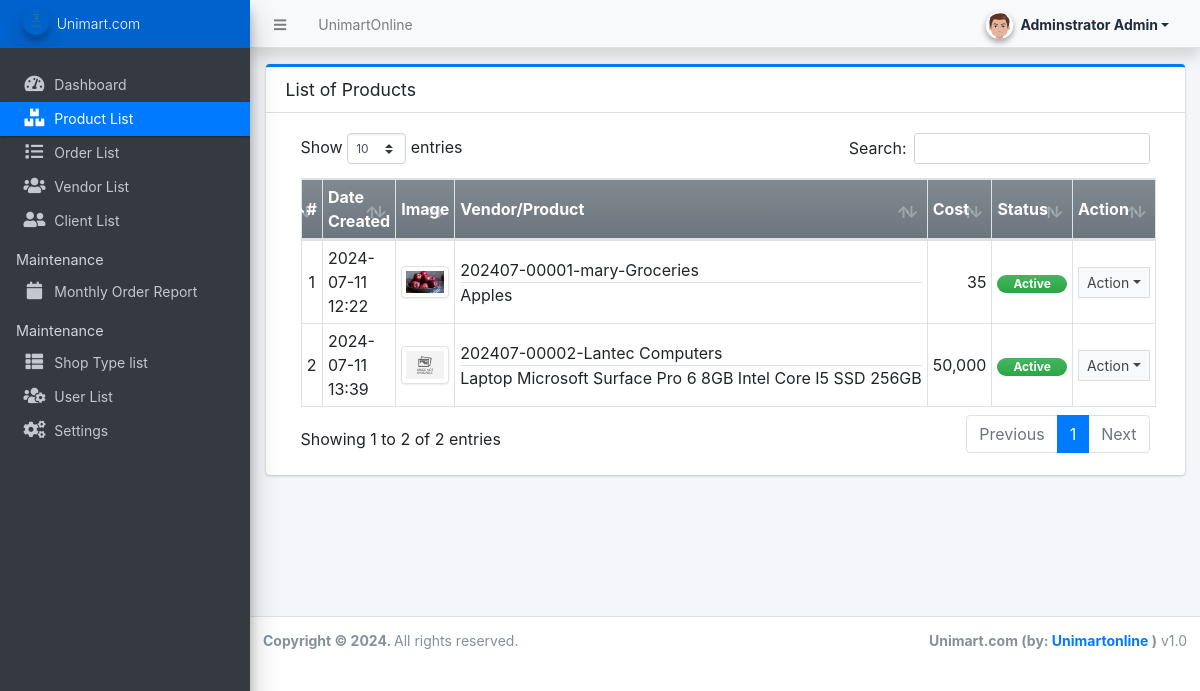
Page /admin/?page=products (signed in) on the committed database.
### tables this page shows
CREATE TABLE `product_list` (
  `id` int(30) NOT NULL,
  `vendor_id` int(30) DEFAULT NULL,
  `category_id` int(30) DEFAULT NULL,
  `name` text NOT NULL,
  `description` text NOT NULL,
  `price` double NOT NULL DEFAULT 0,
  `image_path` text DEFAULT NULL,
  `status` tinyint(1) NOT NULL DEFAULT 1,
  `delete_flag` tinyint(1) NOT NULL DEFAULT 0,
  `date_created` datetime NOT NULL DEFAULT current_timestamp(),
  `date_updated` datetime DEFAULT NULL ON UPDATE current_timestamp()
);

CREATE TABLE `vendor_list` (
  `id` int(30) NOT NULL,
  `code` varchar(100) NOT NULL,
  `shop_type_id` int(30) NOT NULL,
  `shop_name` text NOT NULL,
  `shop_owner` text NOT NULL,
  `contact` text NOT NULL,
  `username` text NOT NULL,
  `password` text NOT NULL,
  `avatar` text DEFAULT NULL,
  `status` tinyint(1) NOT NULL DEFAULT 1,
  `delete_flag` tinyint(1) NOT NULL DEFAULT 0,
  `date_created` datetime NOT NULL DEFAULT current_timestamp(),
  `date_updated` datetime DEFAULT NULL ON UPDATE current_timestamp()
);

### config.php (called while the page is built, shortened)
<?php
function validate_image($file){
    $file = explode("?",$file)[0];
	if(!empty($file)){
		if(is_file(base_app.$file)){
			return base_url.$file;
		}else{
			return base_url.'dist/img/no-image-available.png';
		}
	}else{
		return base_url.'dist/img/no-image-available.png';
	}
}
function format_num($number = 0, $max_decimal = ''){
    if(is_numeric($number)){
        $ex = explode('.',$number);
        $dec = isset($ex[1]) ? strlen($ex[1]) : 0;
        if(empty($max_decimal) || (is_numeric($max_decimal) && $max_decimal >= $dec)){
            return number_format($number,$dec);
        }else{
            if(is_numeric($max_decimal))
                return number_format($number,$max_decimal);
            else
                return "Invalid Maximum Decimal";
        }
    }else{
        return "Invalid Number";
    }
}
?>

### admin/products/index.php (the view, shortened to what this page needs)
<div class="card card-outline card-primary">
	<div class="card-header">
		<h3 class="card-title">List of Products</h3>
	</div>
	<div class="card-body">
		<div class="container-fluid">
        <div class="container-fluid">
			<table class="table table-bordered table-stripped">
				<colgroup>
					<col width="5%">
					<col width="15%">
					<col width="10%">
					<col width="25%">
					<col width="15%">
					<col width="15%">
					<col width="15%">
				</colgroup>
				<thead>
					<tr class="bg-gradient-secondary">
						<th>#</th>
						<th>Date Created</th>
						<th>Image</th>
						<th>Vendor/Product</th>
						<th>Cost</th>
						<th>Status</th>
						<th>Action</th>
					</tr>
				</thead>
				<tbody>
					<?php
					$i = 1;
						$qry = $conn->query("SELECT p.*,v.code, v.shop_name as `vendor` from `product_list` p inner join vendor_list v on p.vendor_id = v.id where p.delete_flag = 0 order by p.`name` asc ");
						while($row = $qry->fetch_assoc()):
					?>
						<tr>
							<td class="text-center"><?php echo $i++; ?></td>
							<td><?php echo date("Y-m-d H:i",strtotime($row['date_created'])) ?></td>
							<td class="text-center"><img src="<?= validate_image($row['image_path']) ?>" alt="Product Image" class="border border-gray img-thumbnail product-img"></td>
							<td>
								<div class="border-bottom text-truncate"><?= $row['code'].'-'.$row['vendor'] ?></div>
								<div class="text-truncate"><?= $row['name'] ?></div>
							</td>
							<td class="text-right"><?php echo format_num($row['price']) ?></td>
							<td class="text-center">
                                <?php if($row['status'] == 1): ?>
                                    <span class="badge badge-success bg-gradient-success px-3 rounded-pill">Active</span>
                                <?php else: ?>
                                    <span class="badge badge-danger bg-gradient-danger px-3 rounded-pill">Inactive</span>
                                <?php endif; ?>
                            </td>
							<td align="center">
								 <button type="button" class="btn btn-flat btn-default btn-sm dropdown-toggle dropdown-icon" data-toggle="dropdown">
				                  		Action
				                  </button>
							</td>
						</tr>
					<?php endwhile; ?>
				</tbody>
			</table>
		</div>
		</div>
	</div>
</div>

### admin/products/index.php (style rules this page uses)
.product-img { width: calc(100%); height: auto; max-width: 5em; object-fit:scale-down; object-position:center center; }

### rows in the picture
product_list: date_created "2024-07-11 12:22", shows a picture, vendor.code "202407-00001", vendor.shop_name "mary-Groceries", name "Apples", price "35", status "Active"
product_list: date_created "2024-07-11 13:39", shows a picture, vendor.code "202407-00002", vendor.shop_name "Lantec Computers", name "Laptop Microsoft Surface Pro 6 8GB Intel Core I5 SSD 256GB", price "50,000", status "Active"

### other values in the picture
$_settings->info('name') "UnimartOnline"
$_settings->userdata('firstname').' '.$_settings->userdata('lastname') "Adminstrator Admin"
$_settings->info('short_name') "Unimart.com"
